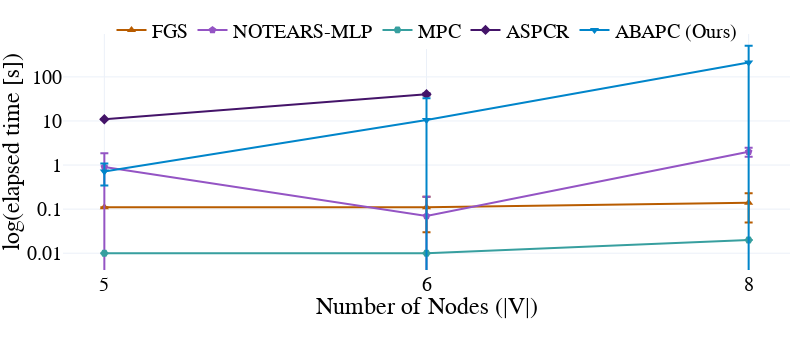

Notebook code cell kept with this figure:
### Markdown cell above
### Runtime

### Code cell
plot_runtime(all_sum, ['n_nodes'], "n_nodes <= 10", 
                     names_dict, symbols_dict, colors_dict, ['fgs', 'nt', 'mpc', 'aspcr-log', 'abapc'],
                         share_y=False, save_figs=save_figs, 
                            output_name="../results/figs/Fig.3_runtime.html", debug=False, font_size=20,
                            plot_height=350, plot_width=800)

### Figure 1 — Plotly figure (JSON) as saved in the notebook; plotly's stock layout.template omitted (floating-point values rounded to 4 significant figures)
{"data": [{"error_y": {"array": [0, 0.08, 0.09], "thickness": 2, "type": "data"}, "line": {"color": "#b85c00", "simplify": true, "width": 2}, "marker": {"color": "#b85c00", "size": 8, "symbol": "triangle-up-dot"}, "mode": "lines+markers", "name": "FGS", "showlegend": true, "type": "scatter", "x": ["5", "6", "8"], "xaxis": "x", "y": [0.11, 0.11, 0.14], "yaxis": "y"}, {"error_y": {"array": [0.9617, 0.12, 0.47], "thickness": 2, "type": "data"}, "line": {"color": "#9454c4", "simplify": true, "width": 2}, "marker": {"color": "#9454c4", "size": 8, "symbol": "pentagon-dot"}, "mode": "lines+markers", "name": "NOTEARS-MLP", "showlegend": true, "type": "scatter", "x": ["5", "6", "8"], "xaxis": "x", "y": [0.9, 0.07, 2.01], "yaxis": "y"}, {"error_y": {"array": [0, 0, 0], "thickness": 2, "type": "data"}, "line": {"color": "#379f9f", "simplify": true, "width": 2}, "marker": {"color": "#379f9f", "size": 8, "symbol": "hexagon2-dot"}, "mode": "lines+markers", "name": "MPC", "showlegend": true, "type": "scatter", "x": ["5", "6", "8"], "xaxis": "x", "y": [0.01, 0.01, 0.02], "yaxis": "y"}, {"error_y": {"array": [0.1768, 2.28, null], "thickness": 2, "type": "data"}, "line": {"color": "#441469", "simplify": true, "width": 2}, "marker": {"color": "#441469", "size": 8, "symbol": "diamond-dot"}, "mode": "lines+markers", "name": "ASPCR", "showlegend": true, "type": "scatter", "x": ["5", "6", "8"], "xaxis": "x", "y": [10.91, 40.27, null], "yaxis": "y"}, {"error_y": {"array": [0.3677, 22.32, 295.4], "thickness": 2, "type": "data"}, "line": {"color": "#0085CA", "simplify": true, "width": 2}, "marker": {"color": "#0085CA", "size": 8, "symbol": "triangle-down-dot"}, "mode": "lines+markers", "name": "ABAPC (Ours)", "showlegend": true, "type": "scatter", "x": ["5", "6", "8"], "xaxis": "x", "y": [0.71, 10.58, 212.0], "yaxis": "y"}], "layout": {"font": {"color": "black", "family": "Serif", "size": 20}, "height": 350, "legend": {"orientation": "h", "x": 0.5, "xanchor": "center", "y": 1.1, "yanchor": "top"}, "margin": {"b": 80, "l": 10, "r": 10, "t": 10}, "width": 800, "xaxis": {"anchor": "y", "domain": [0, 1], "title": {"standoff": 0, "text": "Number of Nodes (|V|)"}}, "yaxis": {"anchor": "x", "domain": [0, 1], "matches": "y", "title": {"standoff": 0, "text": "log(elapsed time [s])"}, "type": "log"}}}
